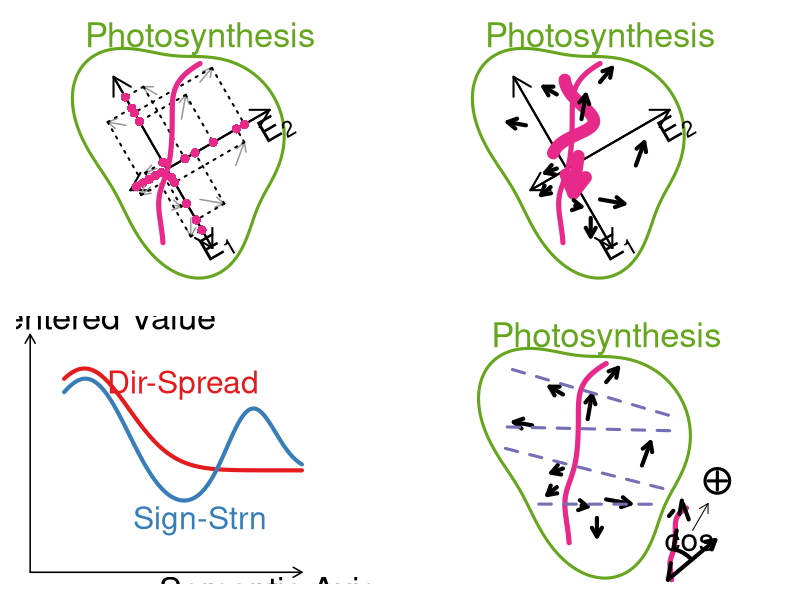

The R script that drew this image:
require(RColorBrewer)
colors <- brewer.pal(7, "Dark2")
colors2 <- brewer.pal(9, "Set1")

pdf("figure_1g.pdf", width = 12, height = 12)
par(mfrow = c(2, 2), mar = c(1, 1, 1, 1))  # 4 panels (2x2) with minimal margins

# Function to draw the green amoeba-like contour
draw_contour <- function() {
  a <- 1.9  # length along E1 axis
  b <- 1.5  # width along E2 axis
  theta <- -2 * pi / 3  # rotation angle in radians (approx. -120°)

  t <- seq(0, 2 * pi, length.out = 200)
  r <- 1 + 0.15 * sin(3 * t)  # wavy radius for amoeba effect
  x <- a * r * cos(t)
  y <- b * r * sin(t)

  # Apply rotation
  rotation_matrix <- matrix(c(cos(theta), -sin(theta),
                              sin(theta), cos(theta)), ncol = 2)
  rotated <- rotation_matrix %*% rbind(x, y)

  # Plot contour
  lines(rotated[1, ] - 0.3, rotated[2, ], col = "#66A61E", lwd = 3)
  text(0, 1.8, "Photosynthesis", cex = 2.5, col = "#66A61E")
}

# Function to draw E1 and E2 axes with arrows and labels
draw_axis <- function() {
  theta <- -pi / 6  # 30 degrees in radians
  rotation_matrix <- matrix(c(cos(theta), -sin(theta),
                              sin(theta), cos(theta)), ncol = 2)

  e1 <- rotation_matrix %*% c(0, 2) * 0.8
  e2 <- rotation_matrix %*% c(2, 0) * 0.65

  # Arrows for E1 in both directions
  arrows(-e1[1] - 0.6, -e1[2] - 0.2, e1[1] - 0.6, e1[2] - 0.2, col = "black", lwd = 2, length = 0.2)
  arrows(e1[1] - 0.6, e1[2] - 0.2, -e1[1] - 0.6, -e1[2] - 0.2, col = "black", lwd = 2, length = 0.2)

  # Arrows for E2 in both directions
  arrows(-e2[1], -e2[2], e2[1], e2[2], col = "black", lwd = 2, length = 0.2)
  arrows(e2[1], e2[2], -e2[1], -e2[2], col = "black", lwd = 2, length = 0.2)

  # Axis labels
  text(0.4, -1.9, labels = expression(E[1]), pos = 3, cex = 2.3, srt = 30)
  text(0.9, 0.15, labels = expression(E[2]), pos = 4, cex = 2.3, srt = 30)
}

# Function to draw a single vector
draw_vector <- function(x0, y0, length, angle_deg, col = "black", lwd = 4, arrow_size = 0.1, lty = "solid") {
  angle_rad <- angle_deg * pi / 180
  x1 <- x0 + length * cos(angle_rad)
  y1 <- y0 + length * sin(angle_rad)
  arrows(x0, y0, x1, y1, length = arrow_size, col = "black", lwd = lwd, lty = lty)
}

# Draws a vector and its projections onto the E1 and E2 axes
draw_vector_with_projections <- function(x0, y0, length, angle_deg,
                                         e1_angle = 30, e2_angle = 120,
                                         e1_offset = c(0, 0),
                                         e2_offset = c(-0.6, -0.2),
                                         col = "gray60", lwd = 1.5, arrow_size = 0.1,
                                         proj_col = "black", proj_lty = "dotted") {
  angle_rad <- angle_deg * pi / 180
  e1_rad <- e1_angle * pi / 180
  e2_rad <- e2_angle * pi / 180

  vx <- length * cos(angle_rad)
  vy <- length * sin(angle_rad)
  x_tip <- x0 + vx
  y_tip <- y0 + vy

  e1 <- c(cos(e1_rad), sin(e1_rad))
  e2 <- c(cos(e2_rad), sin(e2_rad))

  project_to_axis <- function(xt, yt, base_dir, offset) {
    v <- c(xt, yt) - offset
    proj_len <- sum(v * base_dir)
    proj_point <- offset + proj_len * base_dir
    return(proj_point)
  }

  proj_e1_pt <- project_to_axis(x_tip, y_tip, e1, e1_offset)
  proj_e2_pt <- project_to_axis(x_tip, y_tip, e2, e2_offset)

  arrows(x0, y0, x_tip, y_tip, length = arrow_size, col = col, lwd = lwd)
  segments(x_tip, y_tip, proj_e1_pt[1], proj_e1_pt[2], col = proj_col, lty = proj_lty, lwd = 2)
  segments(x_tip, y_tip, proj_e2_pt[1], proj_e2_pt[2], col = proj_col, lty = proj_lty, lwd = 2)
  points(proj_e1_pt[1], proj_e1_pt[2], col = colors[[4]], pch = 16, cex = 1.5)
  points(proj_e2_pt[1], proj_e2_pt[2], col = colors[[4]], pch = 16, cex = 1.5)
}

# Draws a spline-smoothed semantic axis
draw_semantic_axis <- function() {
  x_points <- c(-.6, -0.65, -0.65, -0.5, -0.45, -0.4, 0)
  y_points <- c(-1.5, -1.1, -0.7, -.2, 0.5, 1, 1.4)
  t <- seq(0, 1, length.out = length(x_points))
  spline_x <- spline(t, x_points, n = 200)
  spline_y <- spline(t, y_points, n = 200)
  lines(spline_x$y, spline_y$y, col = colors[[4]], lwd = 5)
}

# Define parameters for 10 vectors to be drawn
x_vec <- c(-0.7, -1.2, -0.7,  0.0, -0.3, -0.8,  0.0, -0.15, -0.4,  0.58)
y_vec <- c( 0.9,  0.4, -0.3,  1.1,  0.5, -0.6, -0.8, -1.10, -0.9, -0.25)
len_vec <- c(0.25, 0.3, 0.2, 0.3, 0.4, 0.2, 0.4,  0.3,  0.1,  0.4)
angle_vec <- c(150, 170, 200,  50,  80, 220, 350, 270, 350,  70)

# --- Top-left Panel: Vector field with E1 and E2, with vector projections ---
plot(NA, xlim = c(-2, 2), ylim = c(-2, 2), asp = 1, axes = FALSE, xlab = "", ylab = "")

# Draw amoeba-like contour representing the biological response area
draw_contour()

# Draw principal axes E1 and E2 (semantic structure)
draw_axis()

# Draw all directional vectors with dotted projections onto E1 and E2
for (i in seq_along(x_vec)) {
  draw_vector_with_projections(x_vec[i], y_vec[i], len_vec[i], angle_vec[i])
}

# Draw the smoothed semantic axis that runs through the space
draw_semantic_axis()


# --- Bottom-left Panel: Same field, now highlighting semantic flow ---
plot(NA, xlim = c(-2, 2), ylim = c(-2, 2), asp = 1, axes = FALSE, xlab = "", ylab = "")

# Draw contour and axes again
draw_contour()
draw_axis()

# Highlight semantic axis direction with thick arrow
arrows(-0.35, -.1, -0.43, -.7, col = colors[[4]], lwd = 12, lty = 1, length = 0.2)

# --- Thick curved arrow (semantic axis trajectory) ---
# Step 1: Generate a symmetric bell-shaped curve (normal distribution)
curve_y <- seq(-1, 1, length.out = 100)
curve_x <- dnorm(curve_y, mean = 0, sd = 0.4)

# Step 2: Scale down to make the shape smaller
curve_x <- curve_x * 0.6
curve_y <- curve_y * 0.6
curve_x <- curve_x - mean(curve_x)  # Center the curve horizontally

# Step 3: Rotate the shape slightly to align with the semantic axis
theta <- pi / 20  # Small positive angle (≈9°)
rotation_matrix <- matrix(c(cos(theta), -sin(theta),
                            sin(theta),  cos(theta)), ncol = 2)
rotated_coords <- rotation_matrix %*% rbind(curve_x, curve_y)

# Step 4: Plot the rotated curve as a thick semantic arrow
lines(rotated_coords[1, ] - 0.4, rotated_coords[2, ] + 0.5, lwd = 12, col = colors[[4]])

# Draw the original vectors again, this time without projections
for (i in seq_along(x_vec)) {
  draw_vector(x_vec[i], y_vec[i], len_vec[i], angle_vec[i])
}

# Re-draw semantic axis curve to connect vector tips smoothly
draw_semantic_axis()

# --- Top-right Panel: Signal curves projected onto the semantic axis ---

# Create an empty plot with specified axis limits and no axis lines
plot(NA, xlim = c(0, 10), ylim = c(0, 1.2), type = "n",
     xlab = "", ylab = "", axes = FALSE, asp = 1)

# Draw axis arrows
arrows(0, -3, 8, -3, length = 0.1, lwd = 1.5)  # Horizontal axis: Semantic Axis (E1)
arrows(0, -3, 0, 4, length = 0.1, lwd = 1.5)   # Vertical axis: Signal Strength

# Add axis labels
text(7, -3.5, "Semantic Axis", cex = 2.5)
text(2, 4.5, "Centered Value", cex = 2.5)

# --- First Curve: Directional Spread (Dir-Spread) ---

# Generate a sequence of x values
x <- seq(1, 8, length.out = 200)

# Compute a right-skewed normal distribution
y1 <- dnorm(x, mean = 1.6, sd = 1.3)

# Normalize height and scale for display
y1 <- y1 / max(y1) * 3

# Label the curve
text(4.5, 2.5, "Dir-Spread", cex = 2.3, col = colors2[[1]])

# Draw the curve
lines(x, y1, lwd = 4, col = colors2[[1]])

# --- Second Curve: Significance Strength (Sign-Strn) ---

# Refine x-resolution for smoother drawing
x <- seq(1, 8, length.out = 500)

# Combine multiple Gaussian peaks (positive and negative) to simulate signal strength dynamics
y <- dnorm(x, mean = 1.8, sd = 1.2) - 
     0.5 * dnorm(x, mean = 4, sd = 1.5) + 
     0.4 * dnorm(x, mean = 6.5, sd = 0.7)

# Normalize height to max value and rescale
y <- y / max(y) * 2.7

# Draw the composite curve
lines(x, y, lwd = 4, col = colors2[[2]])

# Label the second curve
text(5, -1.5, "Sign-Strn", cex = 2.3, col = colors2[[2]])


# --- Bottom-right Panel: Semantic axis curvature and cosine angle illustration ---

# Initialize empty plot with specified bounds and aspect ratio
plot(NA, xlim = c(-2.2, 2), ylim = c(-2, 2), asp = 1, axes = FALSE, xlab = "", ylab = "")

# Draw amoeba-like contour and inflammation label
draw_contour()

# Draw each directional vector (without projections)
for (i in seq_along(x_vec)) {
  draw_vector(x_vec[i], y_vec[i], len_vec[i], angle_vec[i])
}  

# --- Define manually the points that form the semantic axis curve ---
x_points <- c(-.6, -0.65, -0.65, -0.5, -0.45, -0.4, 0)
y_points <- c(-1.5, -1.1, -0.7,  -.2, 0.5, 1, 1.4)

# Create artificial parameter t for interpolation
t <- seq(0, 1, length.out = length(x_points))

# Generate smooth spline interpolation for both x and y coordinates
spline_x <- spline(t, x_points, n = 200)
spline_y <- spline(t, y_points, n = 200)

# Draw the main semantic axis as a smooth thick line
lines(spline_x$y, spline_y$y, col = colors[[4]], lwd = 5)

# Optional: draw a scaled-down semantic axis copy for illustration
scale_factor <- 0.4
lines(spline_x$y * scale_factor + 1.3,
      spline_y$y * scale_factor - 1.5,
      col = colors[[4]], lwd = 5)

# --- Cosine Angle Illustration ---

# Draw two vectors with an angle between them
draw_vector(1, -2.1, 1.3, 80, lty = "dashed", arrow_size = 0.2)    
draw_vector(1, -2.1, 1, 40)

# Define center of arc (same origin as the two vectors)
cx <- 1
cy <- -2.1

# Define angular span in radians
angle1 <- 40 * pi / 180
angle2 <- 80 * pi / 180
theta <- seq(angle1, angle2, length.out = 100)

# Radius of the arc
r <- .5

# Compute arc coordinates
x_arc <- cx + r * cos(theta)
y_arc <- cy + r * sin(theta)

# Draw arc representing angle between vectors
lines(x_arc, y_arc, lwd = 4, col = "black")
text(1.35, -1.5, "cos", cex = 2.3, col = "black")

# Draw resulting average vector for illustration
draw_vector(1.4, -1.3, .5, 60, arrow_size = 0.1, lwd = 1)    

# Draw a circle with a "+" in the center (e.g., summarizing direction)
x <- 1.8
y <- -0.5
symbols(x, y, circles = 0.2, inches = FALSE, add = TRUE, fg = "black", lwd = 3)

# Add "+" symbol
plus_size <- 0.15
segments(x - plus_size, y, x + plus_size, y, lwd = 3)  # horizontal line
segments(x, y - plus_size, x, y + plus_size, lwd = 3)  # vertical line

# --- Draw bin divisions along the semantic axis ---

# Step 1: Compute arc length along the semantic axis
dx <- diff(spline_x$y)
dy <- diff(spline_y$y)
segment_lengths <- sqrt(dx^2 + dy^2)
arc_length <- c(0, cumsum(segment_lengths))

# Step 2: Identify index positions corresponding to 5 percentile bins
total_length <- tail(arc_length, 1)
percentiles <- seq(0, total_length, length.out = 6)  # 0%, 20%, ..., 100%
bin_indices <- sapply(percentiles, function(p) which.min(abs(arc_length - p)))

# Step 3: Draw dashed lines perpendicular to semantic axis at bin edges
for (idx in bin_indices[-c(1, length(bin_indices))]) {
  # Get point on curve
  x0 <- spline_x$y[idx] + 0.1  # small adjustment to x0
  y0 <- spline_y$y[idx]

  # Estimate tangent vector using neighboring points
  dx <- spline_x$y[idx + 1] - spline_x$y[idx - 1]
  dy <- spline_y$y[idx + 1] - spline_y$y[idx - 1]

  # Compute normal (perpendicular) vector
  norm_length <- 1.38
  nx <- -dy
  ny <- dx

  if (idx == 53) {
    norm_length <- 1
    x0 <- x0 + 0.3
  }

  n_norm <- sqrt(nx^2 + ny^2)
  nx <- nx / n_norm
  ny <- ny / n_norm

  # Draw perpendicular dashed segment at bin position
  segments(x0 - nx * norm_length, y0 - ny * norm_length,
           x0 + nx * norm_length, y0 + ny * norm_length,
           lty = "dashed", lwd = 3, col = colors[[3]])
}


dev.off()
